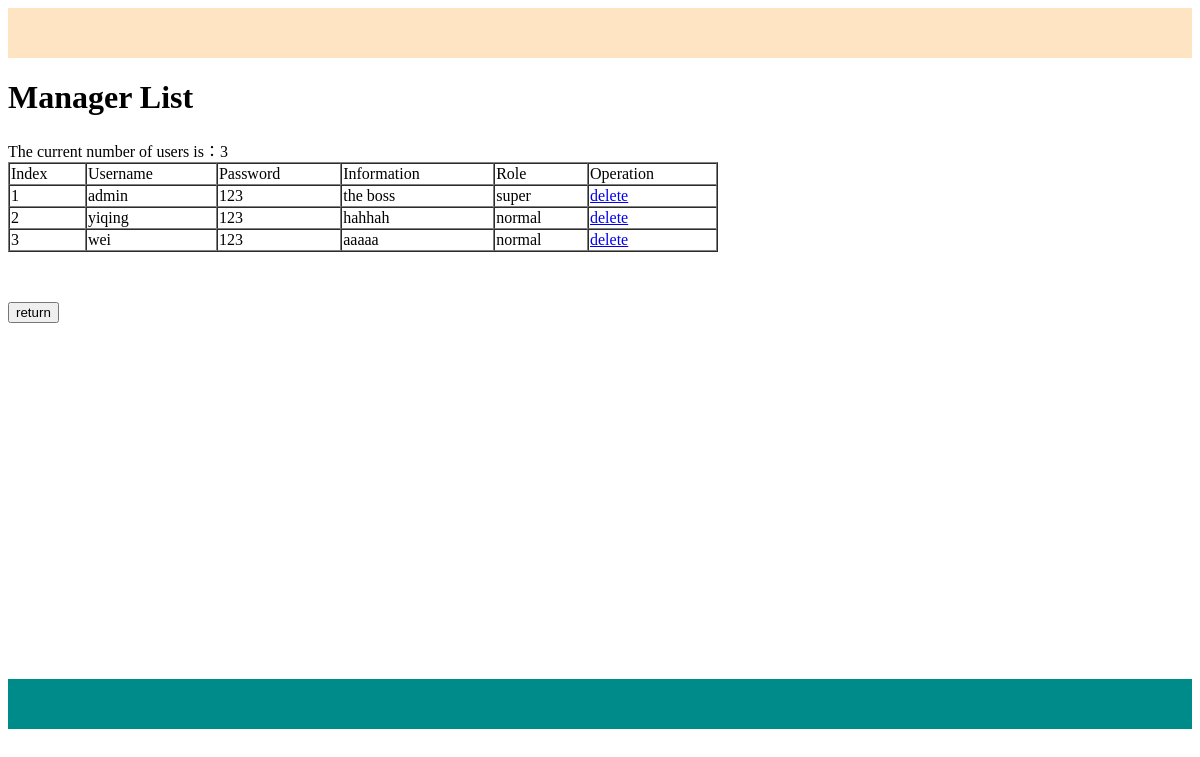
The page /show on the database as committed earlier.
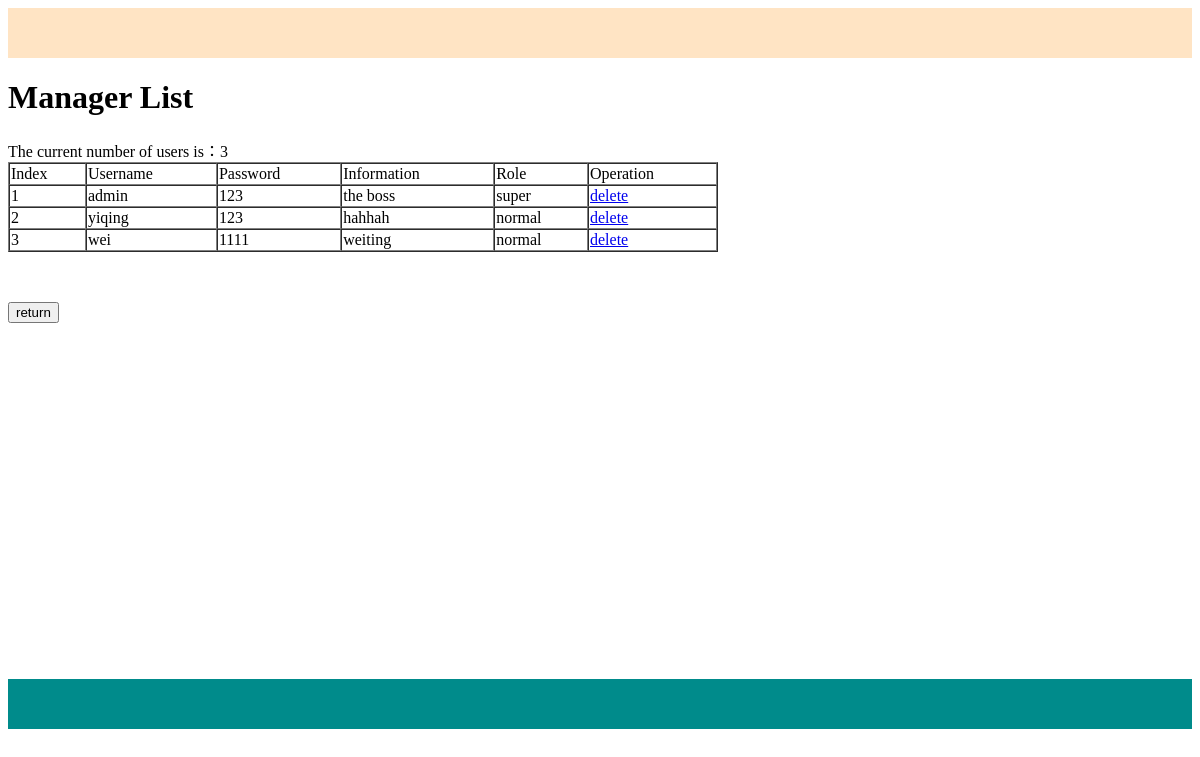
The same page on the database as committed later.
### tables this page shows
CREATE TABLE manager_info (
            manager_id NOT NULL PRIMARY KEY UNIQUE,
            password VARCHAR(20) NOT NULL, 
            info TEXT,
            create_time INT,
            is_super BOOLEAN
        );

### stu_mg.py (the view)
@app.route('/show')
def user_center():
    users = []
    db = MyDB()
    sql = 'SELECT * FROM manager_info'
    cnt, rows = db.execute_one(sql)
    for r in rows:
        if r[4] == 1:
            role = "super"
        else:
            role = 'normal'
        print(r[0],r[1],r[2])
        users.append(User(r[0],r[1],r[2], role))
    db.close()
    return render_template('/show.html',users=users)

### stu_mg.py (called while the page is built)
    def close(self):
        self.conn.close()

    def get_cursor(self):
        return self.conn.cursor()

    def execute_one(self,sql):
        try:
            cur = self.get_cursor()
            cur.execute(sql)
            self.conn.commit()
            return cur.rowcount, cur.fetchall()
        except Exception as e:
            msg = "database err"
            self.conn.rollback()
            print(e)
            traceback.print_exc()
            print('traceback.format_exc():\n%s' % traceback.format_exc())
            return 0, []

### templates/show.html (shortened to what this page needs)
{% extends 'base.html' %}
{% block middle %}
    <h1>Manager List</h1>
    <span>The current number of users is：{{ users | length }}</span>
    <table border="1" cellspacing="0" width ="60%">
        <tr>
            <tr>
                <td>Index</td>
                <td>Username</td>
                <td>Password</td>
                <td>Information</td>
                 <td>Role</td>
                <td>Operation</td>
            </tr>
        {% for user in users %}
            <tr>
                <td>{{ loop.index }}</td>
                <td>{{ user.username }}</td>
                <td>{{ user.password }}</td>
                <td>{{ user.info }}</td>
                <td>{{ user.role }}</td>
                <td><a href="javascript:;" onclick="del('{{ user.username}}')"> delete</a></td>
            </tr>
        {% endfor %}
    </table>
<div style=height:50px;></div><a href="/super"><button>return</button></a></div>
{% endblock %}

Rows that differ between the two databases and show on the page:
changed manager_info "wei": password "123" → "1111"; info "aaaaa" → "weiting"
